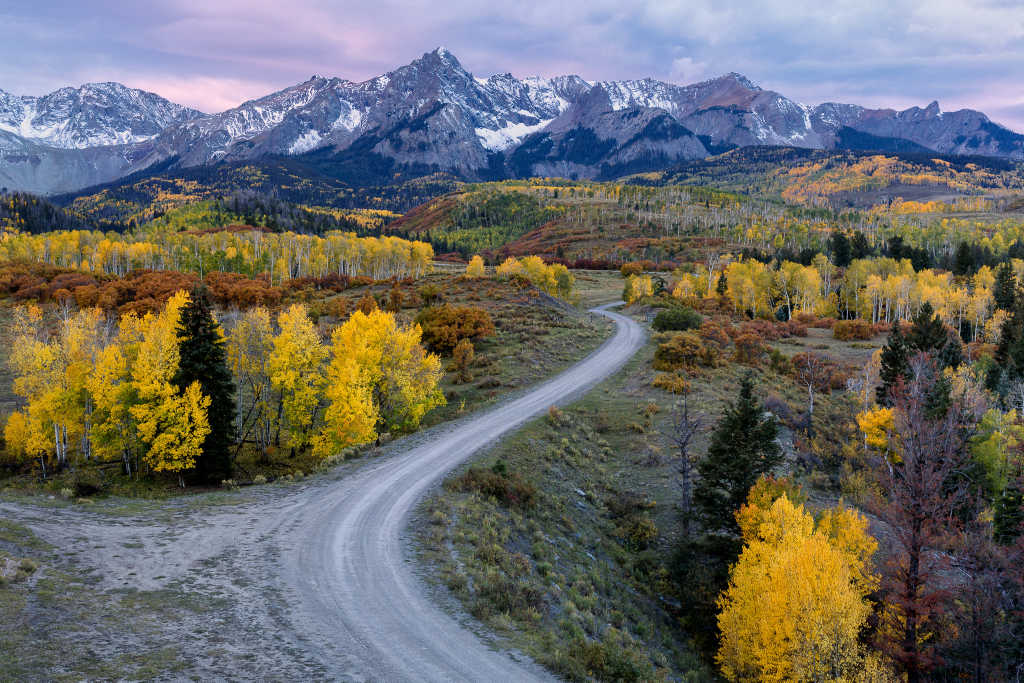
//> input picture test.jpg, 2048 x 1365 px, given in place of the camera (shown at 1/2 size)
$ ./videoTest   (built with g++ and OpenCV 4)
//> lines starting //> are read from the running program, lines starting //| are printed output that depends on the picture; after the words box and inside, x2 and y2 are one past the last pixel; in counts of white or black regions, pixels touching at a corner belong together
#include <opencv2/opencv.hpp>
#include <vector>

using namespace std;
using namespace cv;


int main(){
  //VideoCapture video = VideoCapture("../test.mp4");
    VideoCapture video;
    double area = 1000;
    video.open(0);
    while(1){
        Mat frame;
        video.read(frame);
//> frame is the input picture: 1365 rows x 2048 cols, CV_8UC3; mean B, G, R 102.1, 106.1, 106.8
        Mat im2,mask;
        cvtColor(frame,im2,COLOR_BGR2HSV);
//> im2: 1365 rows x 2048 cols, CV_8UC3; mean H, S, V 75.3, 99, 129
        inRange(im2,Scalar(100,50,50),Scalar(140,255,255),mask);
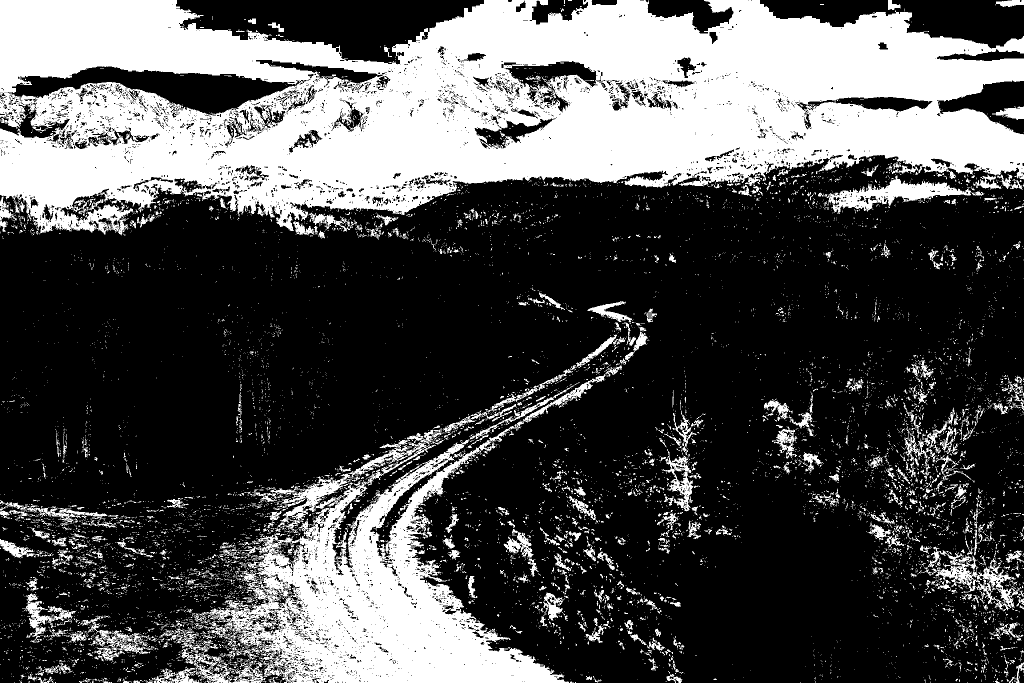
//> mask: 1365 rows x 2048 cols, CV_8UC1 (shown at 1/2 size); 31.4% white; 10200 white regions (9408 under 20 px)
        vector<vector<Point>>Contain;
        findContours(mask,Contain,RETR_EXTERNAL,CHAIN_APPROX_SIMPLE);
//> Contain = 9840 contours, 9419 with area under 20; largest, box (x1, y1, x2, y2) and area: (0, 0, 2048, 471) 673480, (303, 857, 1138, 1365) 158230, (1636, 351, 1969, 428) 7858, (1856, 1093, 2043, 1223) 6960, (175, 1244, 306, 1324) 3036
        for(int i=0;i<Contain.size();i++){
            Rect box = boundingRect(Contain[i]);
            double needarea = box.area();
            if(needarea > area){
                rectangle(frame,box,Scalar(0,255,0),5);
                Point center(box.x + box.width/2,box.y + box.height/2);
                cout << center << endl;
            }
        }
//> this loop made 9840 passes
//> (box, needarea, center) on passes 339, 976, 1051, 1076, 1168, 1192, 1768, 1780, 2915, 2971, 3095, 3307: (Rect(88, 1325, 53, 23), 1219, Point(114, 1336)), (Rect(136, 1262, 42, 25), 1050, Point(157, 1274)), (Rect(318, 1254, 81, 34), 2754, Point(358, 1271)), (Rect(1171, 1251, 42, 35), 1470, Point(1192, 1268)), (Rect(1988, 1245, 48, 30), 1440, Point(2012, 1260)), (Rect(175, 1244, 131, 80), 10480, Point(240, 1284)), (Rect(44, 1187, 108, 87), 9396, Point(98, 1230)), (Rect(1086, 1185, 44, 57), 2508, Point(1108, 1213)), (Rect(1108, 1107, 34, 35), 1190, Point(1125, 1124)), (Rect(1194, 1103, 36, 37), 1332, Point(1212, 1121)), (Rect(1856, 1093, 187, 130), 24310, Point(1949, 1158)), (Rect(0, 1078, 87, 39), 3393, Point(43, 1097))
//> (box, needarea) on passes 30, 31, 33, 38, 39, 48: (Rect(526, 1362, 7, 3), 21), (Rect(413, 1362, 10, 3), 30), (Rect(246, 1362, 15, 3), 45), (Rect(291, 1361, 15, 4), 60), (Rect(205, 1361, 11, 4), 44), (Rect(280, 1360, 7, 3), 21)
//| [114, 1336]
//| [157, 1274]
//| [358, 1271]
//| [1192, 1268]
//| [2012, 1260]
//| [240, 1284]
//| [98, 1230]
//| [1108, 1213]
//> (output is shown up to pass 1780 of 9840)
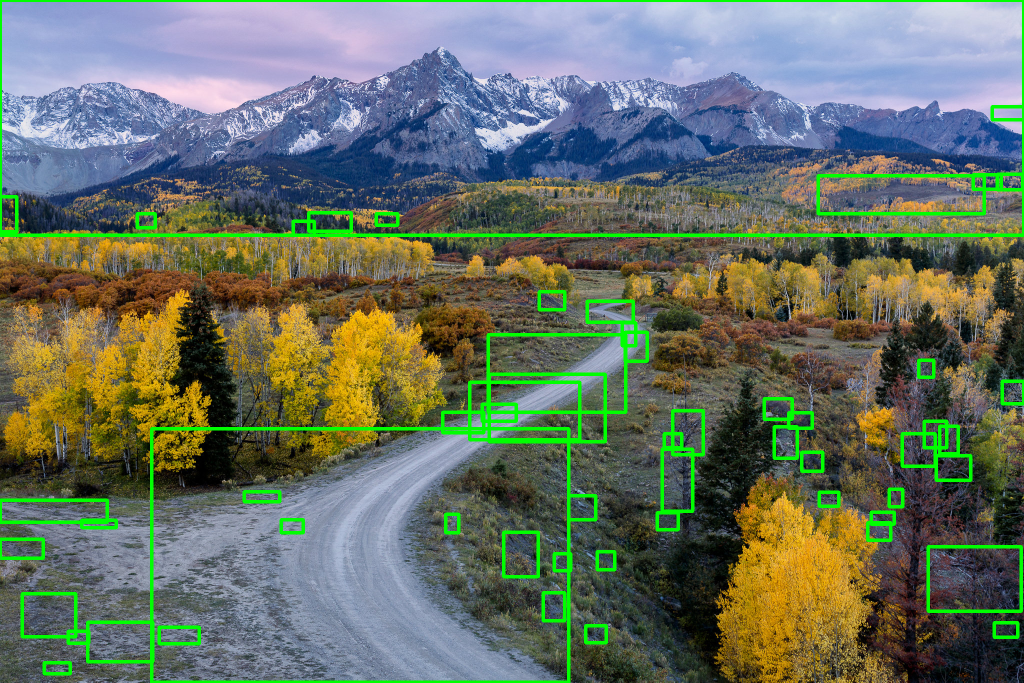
//> frame: 1365 rows x 2048 cols, CV_8UC3 (shown at 1/2 size); 4.64% of pixels changed, all inside (x1, y1, x2, y2) = (0, 0, 2048, 1365)
        namedWindow("test2",WINDOW_NORMAL);
        namedWindow("test",WINDOW_NORMAL);
        resizeWindow("test",800,600);
        resizeWindow("test2",800,600);
        imshow("test2",mask);
        imshow("test",frame);
        waitKey(60);
    }
    return 0;
}
